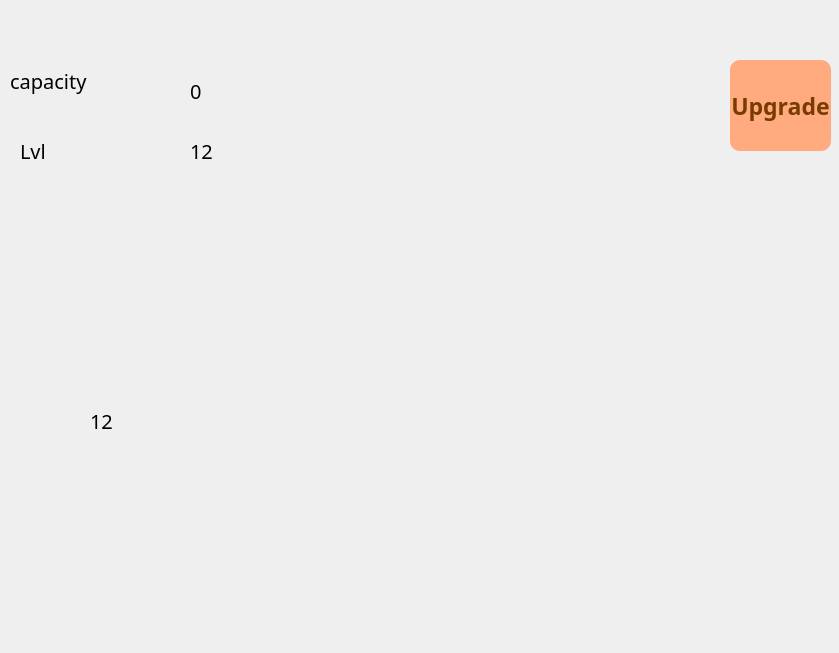
<?xml version="1.0" encoding="UTF-8"?>
<ui version="4.0">
 <class>Cow_dialog</class>
 <widget class="QDialog" name="Cow_dialog">
  <property name="geometry">
   <rect>
    <x>0</x>
    <y>0</y>
    <width>839</width>
    <height>653</height>
   </rect>
  </property>
  <property name="windowTitle">
   <string>Dialog</string>
  </property>
  <widget class="QLabel" name="lvl_cow_l">
   <property name="geometry">
    <rect>
     <x>190</x>
     <y>120</y>
     <width>111</width>
     <height>61</height>
    </rect>
   </property>
   <property name="font">
    <font>
     <family>Jokerman</family>
     <pointsize>15</pointsize>
    </font>
   </property>
   <property name="text">
    <string>12</string>
   </property>
  </widget>
  <widget class="QLabel" name="label_3">
   <property name="geometry">
    <rect>
     <x>20</x>
     <y>120</y>
     <width>111</width>
     <height>61</height>
    </rect>
   </property>
   <property name="font">
    <font>
     <family>Jokerman</family>
     <pointsize>15</pointsize>
    </font>
   </property>
   <property name="text">
    <string>Lvl</string>
   </property>
  </widget>
  <widget class="QPushButton" name="upgrade_cow_butt">
   <property name="geometry">
    <rect>
     <x>730</x>
     <y>60</y>
     <width>101</width>
     <height>91</height>
    </rect>
   </property>
   <property name="font">
    <font>
     <family>Jokerman</family>
     <pointsize>17</pointsize>
     <weight>75</weight>
     <bold>true</bold>
    </font>
   </property>
   <property name="cursor">
    <cursorShape>PointingHandCursor</cursorShape>
   </property>
   <property name="styleSheet">
    <string notr="true"> border-radius:10px;
color: rgb(120, 60, 0);
background-color: rgb(255, 170, 127);</string>
   </property>
   <property name="text">
    <string>Upgrade</string>
   </property>
  </widget>
  <widget class="QLabel" name="capacity_cow_l">
   <property name="geometry">
    <rect>
     <x>190</x>
     <y>60</y>
     <width>111</width>
     <height>61</height>
    </rect>
   </property>
   <property name="font">
    <font>
     <family>Jokerman</family>
     <pointsize>15</pointsize>
    </font>
   </property>
   <property name="text">
    <string>0</string>
   </property>
  </widget>
  <widget class="QLabel" name="label">
   <property name="geometry">
    <rect>
     <x>10</x>
     <y>50</y>
     <width>111</width>
     <height>61</height>
    </rect>
   </property>
   <property name="font">
    <font>
     <family>Jokerman</family>
     <pointsize>15</pointsize>
    </font>
   </property>
   <property name="text">
    <string>capacity</string>
   </property>
  </widget>
  <widget class="QPushButton" name="dushidan_butt">
   <property name="geometry">
    <rect>
     <x>730</x>
     <y>200</y>
     <width>91</width>
     <height>81</height>
    </rect>
   </property>
   <property name="font">
    <font>
     <family>Jokerman</family>
     <pointsize>17</pointsize>
     <weight>75</weight>
     <bold>true</bold>
    </font>
   </property>
   <property name="cursor">
    <cursorShape>PointingHandCursor</cursorShape>
   </property>
   <property name="styleSheet">
    <string notr="true"> border-radius:40px;

</string>
   </property>
   <property name="text">
    <string/>
   </property>
  </widget>
  <widget class="QPushButton" name="gaza_cow_butt">
   <property name="geometry">
    <rect>
     <x>730</x>
     <y>330</y>
     <width>91</width>
     <height>71</height>
    </rect>
   </property>
   <property name="font">
    <font>
     <family>Jokerman</family>
     <pointsize>17</pointsize>
     <weight>75</weight>
     <bold>true</bold>
    </font>
   </property>
   <property name="cursor">
    <cursorShape>PointingHandCursor</cursorShape>
   </property>
   <property name="styleSheet">
    <string notr="true"> border-radius:40px;

</string>
   </property>
   <property name="text">
    <string/>
   </property>
  </widget>
  <widget class="QLabel" name="tedad_l">
   <property name="geometry">
    <rect>
     <x>90</x>
     <y>390</y>
     <width>111</width>
     <height>61</height>
    </rect>
   </property>
   <property name="font">
    <font>
     <family>Jokerman</family>
     <pointsize>15</pointsize>
    </font>
   </property>
   <property name="text">
    <string>12</string>
   </property>
  </widget>
 </widget>
 <resources/>
 <connections/>
</ui>
